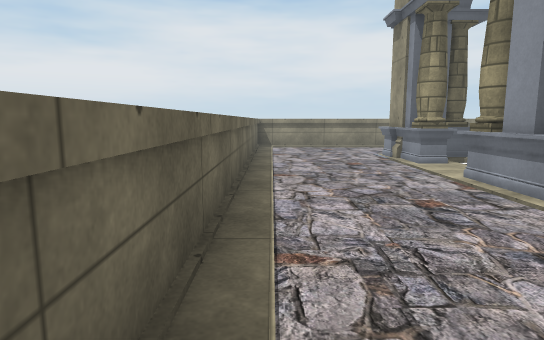
View 1 (above)

23 first-person views from a walk through a scene from a Unity 3-D project. The camera is 1.2 m above the floor, tilts 8° down and sees 75° across. The floor is counted in squares, 1 m on a side. Each view is taken from the middle of a square. On the plan, view 1 faces up. The plan holds only what a view shows up to about 14 squares ahead; the rest is blank. The place goes on beyond the plan. Some surface patterns are stand-ins.

View 2
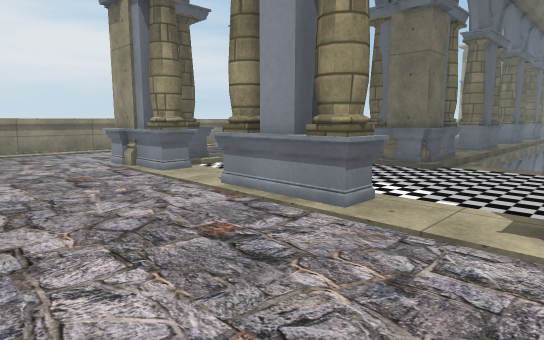

View 3
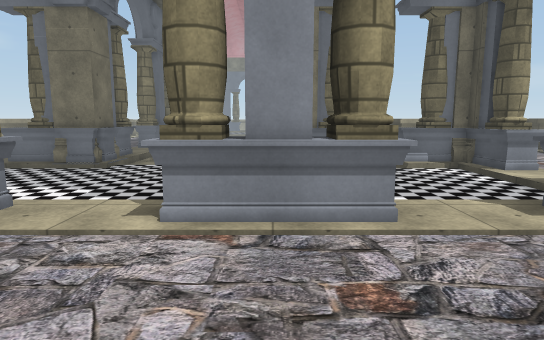

View 4
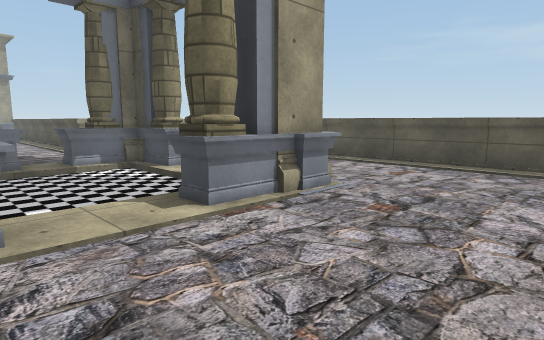

View 5
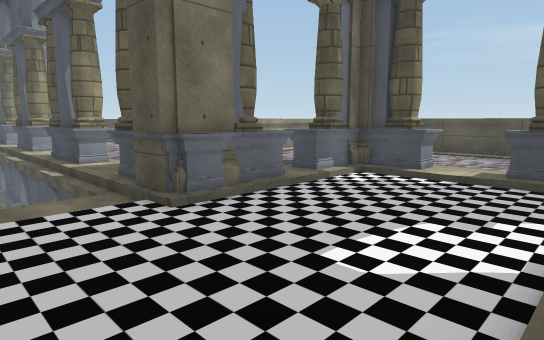

View 6
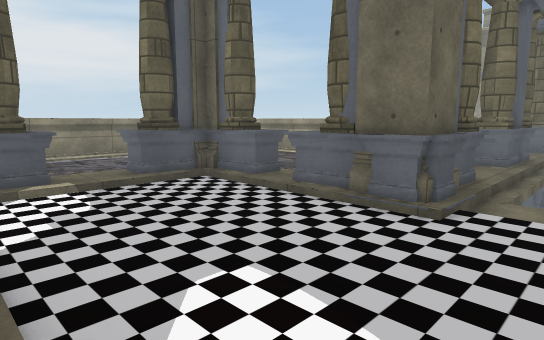

View 7
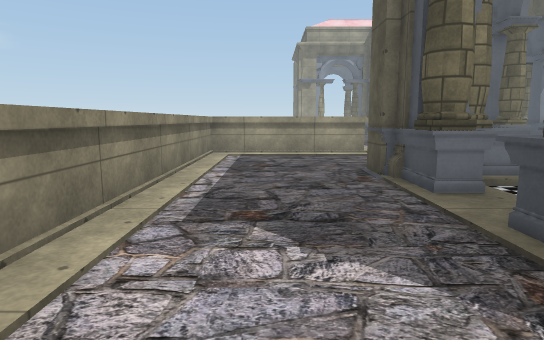

View 8
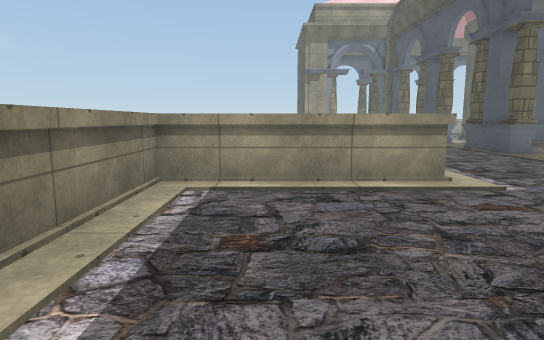

View 9
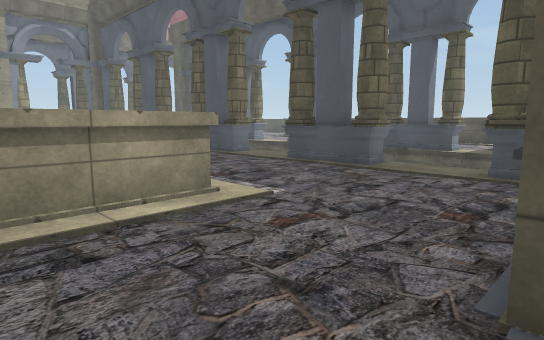

View 10
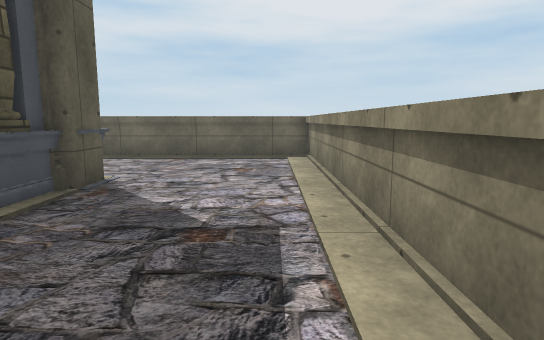

View 11
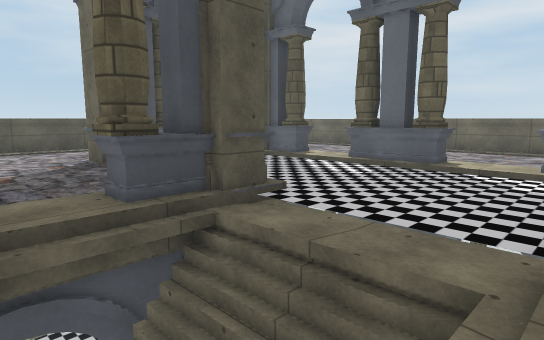

View 12
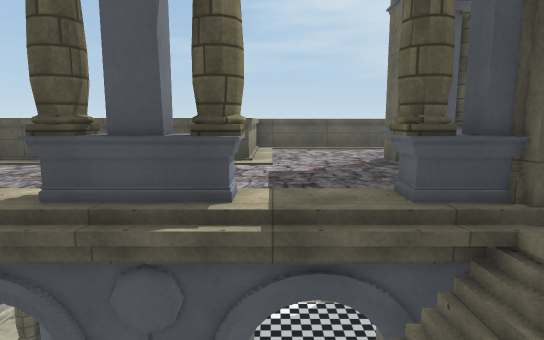

View 13
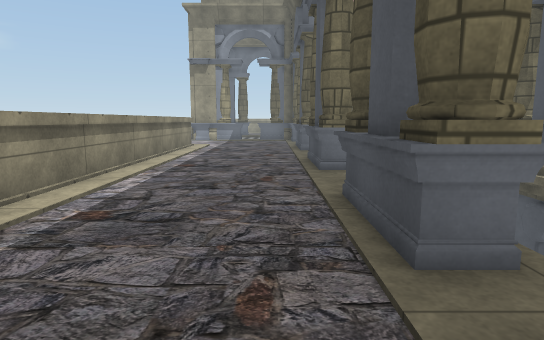

View 14
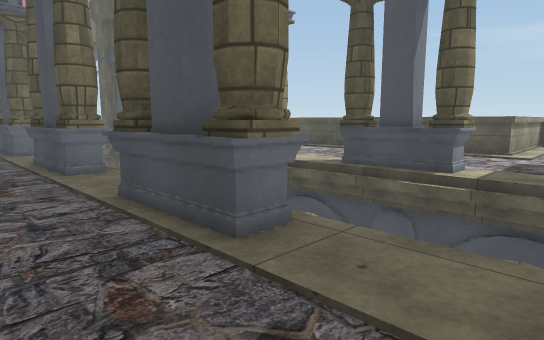

View 15
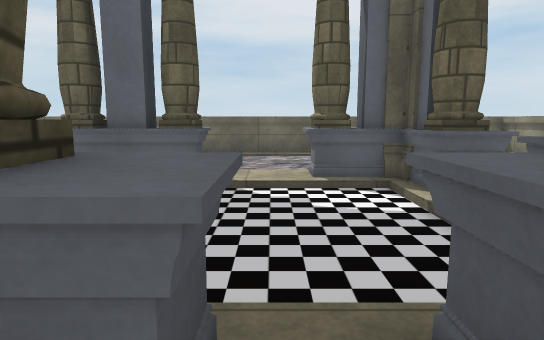

View 16
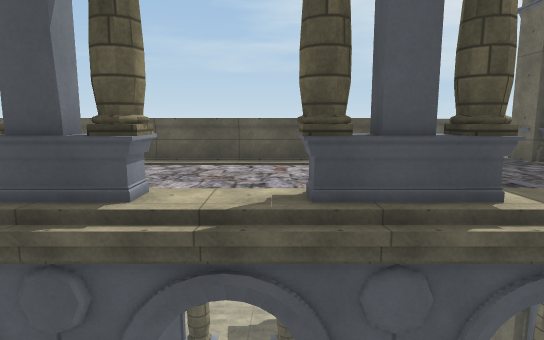

View 17
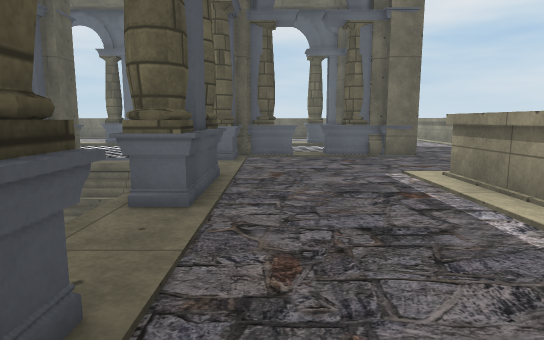

View 18
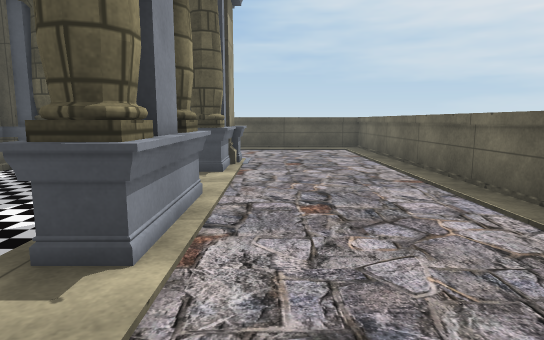

View 19
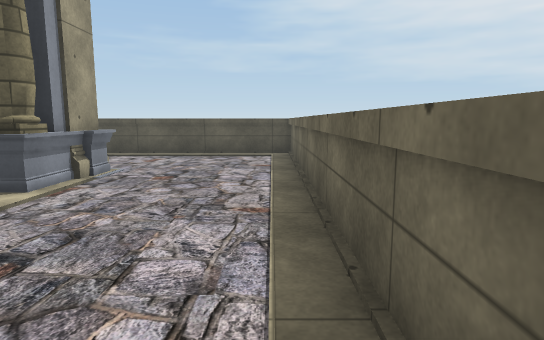

View 20
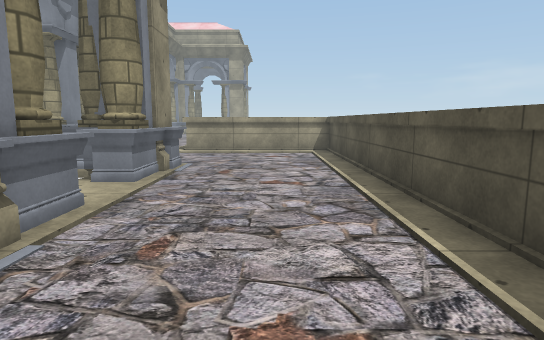

View 21
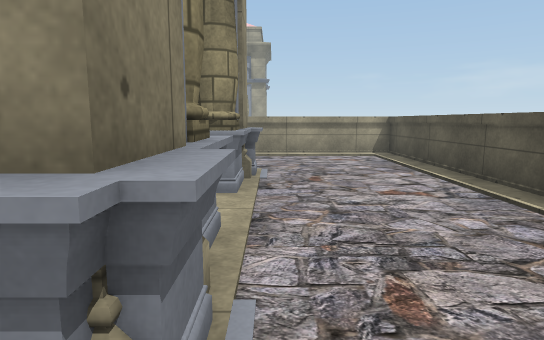

View 22
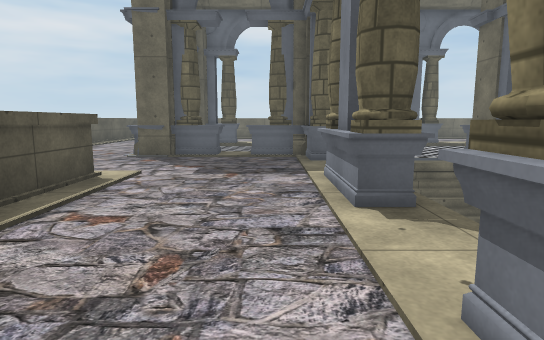

View 23
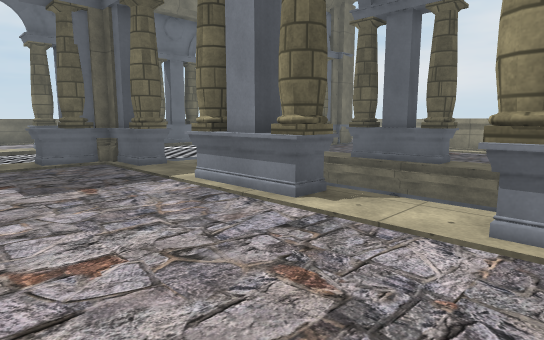

### Floor plan
Key: @ floor where view 1 was taken; # wall or solid block; x gap in a wall; . main floor; - floor 0.25 m lower than the main floor; _ floor 6.75 m lower than the main floor; < floor 7.5 m lower than the main floor; / step, stairs or slope; = window, fence, low wall or low ledge; ^ raised ledge; C column.
Columns run from 1 left of view 1 to 23 right of it. Each row starts with its distance up from view 1.
 17 ^^^^^^^^^^^^^^^^^^
 16 ^................^
 15 ^................^
 14 ^................^
 13 ^....=#..........^
 12 ^....##C=xC##....^^^^^^^^
 11 ^....##----#C............
 10 ^....CC----#C............
  9 ^......----/^............
  8 ^....##----#C............
  7 ^....CC----###C..C^C..C#C
  6 ^....##----###C..C#C..C#C
  5 ^....CC-----//////
  4 ^......-----///
  3 ^......-----///
  2 ^....CC-----////// _<<<<
  1 ^....##----###C..C#C..C#C
  0 ^@...CC----###C..C^C..C#C
 -1 ^....##----#C............
 -2 ^......----/^...........
 -3 ^....CC----#C...........
 -4 ^....##----#C............
 -5 ^....##C=xC##....^^^^^^^^
 -6 ^....==.....=....^
 -7 ^................^
 -8 ^................^
 -9 ^................^
-10 ^^^^^^^^^^^^^^^^^^

Where each view was taken, in squares from view 1:
view 1: 0 up, 0 right, facing up
view 2: 2 up, 0 right, facing up-right
view 3: 1 up, 0 right, facing right
view 4: 0 up, 0 right, facing down-right
view 5: 4 up, 5 right, facing down-right
view 6: 4 up, 5 right, facing up-right
view 7: 15 up, 3 right, facing right
view 8: 15 up, 9 right, facing right
view 9: 15 up, 11 right, facing down-right
view 10: 16 up, 11 right, facing left
view 11: 6 up, 15 right, facing down-left
view 12: 6 up, 15 right, facing down
view 13: 8 up, 13 right, facing right
view 14: 9 up, 13 right, facing down-right
view 15: 9 up, 12 right, facing left
view 16: 6 up, 19 right, facing down
view 17: 8 up, 23 right, facing left
view 18: 5 up, 3 right, facing down
view 19: 3 up, 0 right, facing down
view 20: 8 down, 2 right, facing right
view 21: 6 down, 3 right, facing right
view 22: 1 down, 23 right, facing left
view 23: 4 down, 22 right, facing up-left
